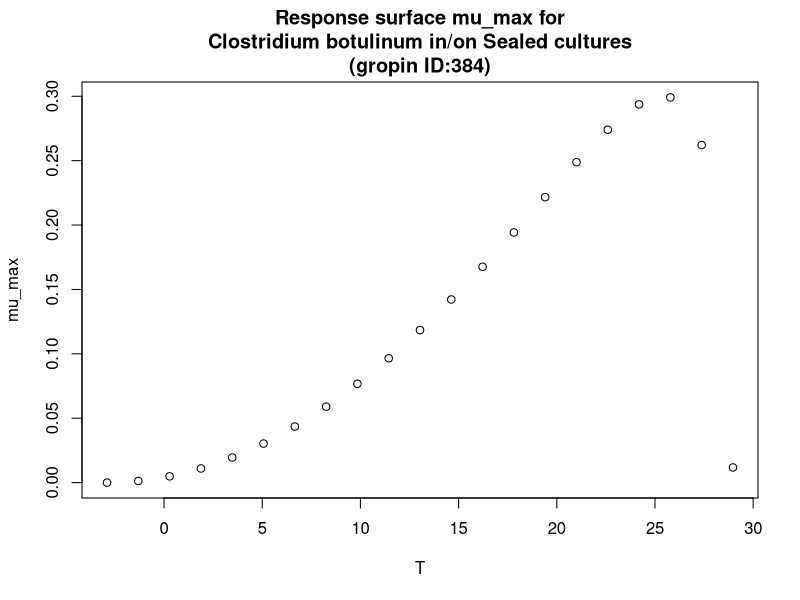

Reproduce this figure in R.
#############################
# start of Parameter script
#############################
T <- seq(-2.9029,28.971028971029,length.out=21)
#############################
# end of Parameter script
#############################
############################# 
# start of Model script Gropin ID 384 
#############################
 
# constant coefficients for this model
 
variables <- data.frame(T)
argumentsPar <- expand.grid(variables)
 
# heart of the model
response_surface <- function(T) {
   mumax <-(3*(10^-1)*(T-29)*((T+2.9)^2))/((25.4+2.9)*((25.4+2.9)*(T-25.4)-(25.4-29)*(25.4-2.9-2*T)))

return(mumax=mumax)
} 

# output parameters
mumax <- cbind(argumentsPar,response_surface(argumentsPar['T']))
colnames(mumax) <- c(colnames(argumentsPar),'mumax')
#############################
# End of Model script
#############################
############################# 
# start of Visualisation script Gropin ID 384 
#############################
plot(T,mumax$mumax,
                          xlab='T',
                          ylab='mu_max',main='Response surface mu_max for
Clostridium botulinum in/on Sealed cultures
(gropin ID:384)')
#############################
# End of Visualisation script
#############################
